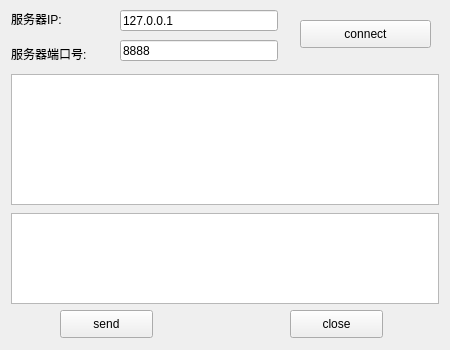
<?xml version="1.0" encoding="UTF-8"?>
<ui version="4.0">
 <class>ClientWidget</class>
 <widget class="QWidget" name="ClientWidget">
  <property name="geometry">
   <rect>
    <x>0</x>
    <y>0</y>
    <width>450</width>
    <height>350</height>
   </rect>
  </property>
  <property name="minimumSize">
   <size>
    <width>450</width>
    <height>350</height>
   </size>
  </property>
  <property name="maximumSize">
   <size>
    <width>450</width>
    <height>350</height>
   </size>
  </property>
  <property name="windowTitle">
   <string>Form</string>
  </property>
  <widget class="QTextEdit" name="write">
   <property name="geometry">
    <rect>
     <x>11</x>
     <y>213</y>
     <width>428</width>
     <height>91</height>
    </rect>
   </property>
  </widget>
  <widget class="QTextEdit" name="read">
   <property name="geometry">
    <rect>
     <x>11</x>
     <y>74</y>
     <width>428</width>
     <height>131</height>
    </rect>
   </property>
   <property name="readOnly">
    <bool>true</bool>
   </property>
  </widget>
  <widget class="QPushButton" name="ButtonClose">
   <property name="geometry">
    <rect>
     <x>290</x>
     <y>310</y>
     <width>93</width>
     <height>28</height>
    </rect>
   </property>
   <property name="text">
    <string>close</string>
   </property>
  </widget>
  <widget class="QLineEdit" name="lineEditIP">
   <property name="geometry">
    <rect>
     <x>120</x>
     <y>10</y>
     <width>158</width>
     <height>21</height>
    </rect>
   </property>
   <property name="text">
    <string>127.0.0.1</string>
   </property>
  </widget>
  <widget class="QLabel" name="label">
   <property name="geometry">
    <rect>
     <x>11</x>
     <y>11</y>
     <width>69</width>
     <height>16</height>
    </rect>
   </property>
   <property name="text">
    <string>服务器IP:</string>
   </property>
  </widget>
  <widget class="QLineEdit" name="lineEditPort">
   <property name="geometry">
    <rect>
     <x>120</x>
     <y>40</y>
     <width>158</width>
     <height>21</height>
    </rect>
   </property>
   <property name="text">
    <string>8888</string>
   </property>
  </widget>
  <widget class="QLabel" name="label_2">
   <property name="geometry">
    <rect>
     <x>11</x>
     <y>46</y>
     <width>98</width>
     <height>16</height>
    </rect>
   </property>
   <property name="text">
    <string>服务器端口号:</string>
   </property>
  </widget>
  <widget class="QPushButton" name="ButtonConnect">
   <property name="geometry">
    <rect>
     <x>300</x>
     <y>20</y>
     <width>131</width>
     <height>28</height>
    </rect>
   </property>
   <property name="text">
    <string>connect</string>
   </property>
  </widget>
  <widget class="QPushButton" name="ButtonSend">
   <property name="geometry">
    <rect>
     <x>60</x>
     <y>310</y>
     <width>93</width>
     <height>28</height>
    </rect>
   </property>
   <property name="text">
    <string>send</string>
   </property>
  </widget>
 </widget>
 <resources/>
 <connections/>
</ui>
